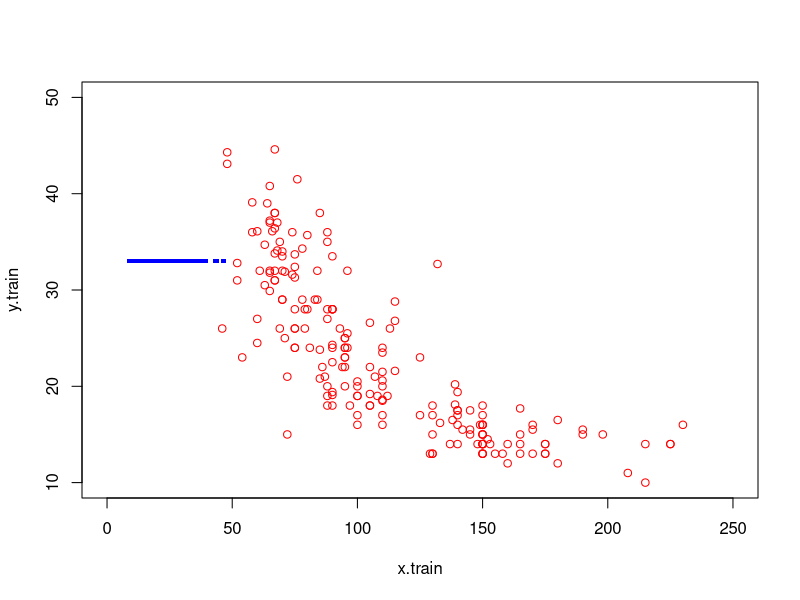

The R script that drew this image:
## STAT318/462 kNN regression function

kNN <- function(k,x.train,y.train,x.pred) {
        # 
        ## This is kNN regression function for problems with
        ## 1 predictor
        #
        ## INPUTS
        #
        # k       = number of observations in nieghbourhood 
        # x.train = vector of training predictor values
        # y.train = vector of training response values
        # x.pred  = vector of predictor inputs with unknown
        #           response values 
        #
        ## OUTPUT
        #
        # y.pred  = predicted response values for x.pred
        
        ## Initialize:
        n.pred <- length(x.pred);		y.pred <- numeric(n.pred)
        
        ## Main Loop
        for (i in 1:n.pred){
                d <- abs(x.train - x.pred[i])
                dstar = d[order(d)[k]]
                y.pred[i] <- mean(y.train[d <= dstar])		
        }
        ## Return the vector of predictions
        invisible(y.pred)
}

set.seed(48792793)

training <- read.csv("AutoTrain.csv")
training

testing <- read.csv("AutoTest.csv")
testing

x.train <- training$horsepower
x.train
y.train <- training$mpg
y.train

x.pred <- testing$mpg
x.pred

#?seq
#x.pred <- seq(0, 0, length=1000)
#x.pred

test <- kNN(2, x.train, y.train, x.pred)
test

plot(x.train,
     y.train,
     cex=1,
     col="red",
     ylim=c(10, 50),
     xlim=c(0, 250)
)

k = 10
kNN.vals = kNN(k,
               x.train,
               y.train,
               x.pred)
points(x.pred,
       kNN.vals,
       pch=15,
       col="blue",
       cex=0.6)


